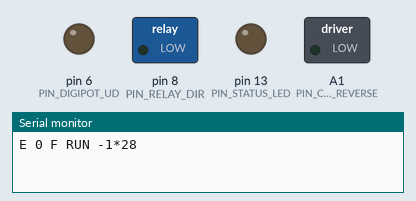
Bench run of a sketch on a simulated Arduino Uno, built with avr-gcc and run on an emulated ATmega328P. Parts: switched loads named in the sketch (green lamp = pin HIGH), output pins drawn as LEDs (lit = HIGH), the last lines printed to the serial monitor. Pins used as bus, display or sensor lines are not drawn.

Above: at 0.25 s.
At 0.6 s:
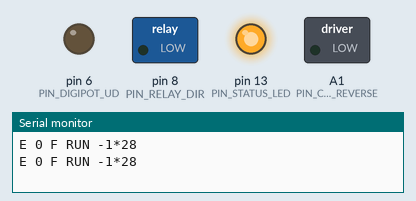
Timing chart, 0 to 2.1 s (numbered marks = the images above):
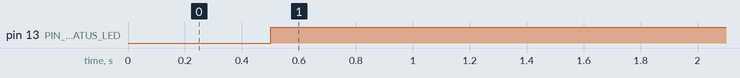

Measured:
- by itself, pin 13 (PIN_STATUS_LED): LOW → HIGH at 0.50 s

The sketch:

engine.ino
```cpp
/*
 * engine.ino  --  Vanchor-NG engine (thrust) board.
 *
 * Role: receive the autopilot's normalized thrust over USB serial and drive a
 * HIJACKED off-the-shelf DC / trolling-motor speed controller, plus a DPDT
 * relay for forward/reverse. We do NOT build a high-current driver here: we tap
 * into a commercial PWM "DC motor speed controller" (the cheap 6-60V boards with
 * a 10k speed knob, or a trolling-motor variable-speed control) and replace its
 * throttle knob with our signal. The big FETs, current sense and heatsink are
 * the bought controller's problem.
 *
 * Protocol: see ../common/vanchor_protocol.h. The Pi sends
 *     CMD <pwm> <dir> <steer>\r\n
 * This board uses <pwm> (0..255) and <dir> (F/R) and ignores <steer>.
 *
 * Safety (mirrors src/vanchor/controller/safety.py):
 *   - soft-start / slew limit on throttle (no slamming the prop),
 *   - reverse dead-time: throttle forced to 0 and held across a direction flip
 *     so the relay only switches with the motor unpowered (make-before-break /
 *     dead-time guard) and the bought ESC isn't shock-reversed,
 *   - serial watchdog: if commands stop, ramp to neutral (stop) and open the
 *     direction relay.
 *
 * ============================ HIJACK METHOD ============================
 * Two options are implemented; pick ONE at compile time via HIJACK_MODE.
 *
 *  (A) HIJACK_DIGIPOT  -- a digital potentiometer wired IN PLACE of the speed
 *      knob. Recommended when the controller's throttle is a 3-wire pot
 *      (top / wiper / bottom). An X9C103 (10k, up/down/cs) or MCP41010 (SPI)
 *      becomes the wiper the controller reads. Cleanest electrical match: the
 *      controller sees exactly what it expects, full 0..100% range, no analog
 *      offset/scaling guesswork. DEFAULT / RECOMMENDED.
 *
 *  (B) HIJACK_PWM_DAC  -- Arduino PWM pin -> RC low-pass filter -> 0..5V analog,
 *      (optionally op-amp buffered) fed into the controller's 0-5V throttle
 *      input. Use when the controller exposes a 0-5V analog throttle (many
 *      e-bike / hoverboard-style controllers) rather than a bare pot. Simpler
 *      wiring but you must match the controller's input impedance (buffer with a
 *      rail-to-rail op-amp like MCP6002 if the input loads the RC filter) and
 *      its full-scale voltage may be <5V (scale THROTTLE_MAX_PWM down).
 *
 * Trade-offs:
 *   DIGIPOT: exact range, monotonic, no analog drift, needs a pot-type input,
 *            3 extra wires (X9C: INC/UD/CS). Slight cost (~$1).
 *   PWM_DAC: works with any 0-5V analog input, 1 pin, but ripple/settling from
 *            the RC filter, needs a buffer if the input draws current, and you
 *            must trim full-scale. Choose when there's no pot to replace.
 *
 * NOTE the bought controller usually has its OWN reverse or it is forward-only.
 * If it has a reverse input, prefer that over our relay (set USE_DIR_RELAY 0 and
 * wire CTRL_REVERSE_PIN to it). Forward-only controllers use the DPDT relay
 * here to swap motor-output polarity -- ALWAYS at zero throttle (dead-time).
 */

#include "../common/vanchor_protocol.h"

// ----------------------------- configuration ------------------------------- //
#define HIJACK_DIGIPOT 1
#define HIJACK_PWM_DAC 2
#ifndef HIJACK_MODE
#define HIJACK_MODE HIJACK_DIGIPOT   // <-- recommended
#endif

// Use the on-board DPDT relay for F/R (forward-only controller). Set 0 if the
// bought controller has its own reverse input wired to CTRL_REVERSE_PIN.
#define USE_DIR_RELAY 1

// ------------------------------- pin map ----------------------------------- //
// (Arduino Nano / Uno, ATmega328P)
#if HIJACK_MODE == HIJACK_DIGIPOT
  // X9C103 digital pot (10k, 100 taps) standing in for the speed knob.
  const uint8_t PIN_DIGIPOT_INC = 5;  // /INC  : pulse to step the wiper
  const uint8_t PIN_DIGIPOT_UD  = 6;  // U/D   : HIGH = up (more throttle)
  const uint8_t PIN_DIGIPOT_CS  = 7;  // /CS   : LOW to select, HIGH latches
#else
  // PWM -> RC -> throttle. Use a 490Hz timer pin; D9 is fine on the 328P.
  const uint8_t PIN_THROTTLE_PWM = 9; // D9 -> 1k + 10uF RC -> (buffer) -> input
#endif

const uint8_t PIN_RELAY_DIR = 8;      // DPDT relay coil (via transistor): LOW=fwd, HIGH=rev
const uint8_t PIN_CTRL_REVERSE = A1;  // optional: drive controller's own reverse (if USE_DIR_RELAY 0)
const uint8_t PIN_STATUS_LED = 13;    // heartbeat / failsafe indicator

// ------------------------------ tuning ------------------------------------- //
// Soft-start / slew: max throttle change per second, expressed in 0..1 units.
// Matches SafetyConfig.max_thrust_slew_per_s (default 1.0 => full range in 1 s).
const float THROTTLE_SLEW_PER_S = 1.0f;

// Reverse dead-time: throttle must rest at ~0 for this long before a direction
// flip is allowed (matches SafetyConfig.reverse_delay_s, default 1.0 s, and the
// SerialMotorController reverse-delay). Guards the relay (make-before-break) and
// the ESC against shock reversal.
const unsigned long REVERSE_DEADTIME_MS = 1000;

// Below this normalized throttle the prop is treated as "stopped" for the
// purpose of the reverse interlock.
const float ZERO_THRUST_EPS = 0.02f;

#if HIJACK_MODE == HIJACK_PWM_DAC
// If the controller's analog throttle full-scale is < 5V, cap the PWM duty so we
// never exceed it. 255 = full 5V. (e.g. a 0-4.2V input -> ~214.)
const uint8_t THROTTLE_MAX_PWM = 255;
const uint8_t THROTTLE_MIN_PWM = 0;   // some controllers have a dead-zone; raise if needed
#endif

// ------------------------------ state -------------------------------------- //
float   g_targetThrottle = 0.0f;  // 0..1 magnitude requested (post reverse-gate)
float   g_appliedThrottle = 0.0f; // 0..1 magnitude currently output (slew-limited)
int8_t  g_targetDir = +1;         // +1 fwd, -1 rev (requested)
int8_t  g_appliedDir = +1;        // +1 fwd, -1 rev (relay actually set)
int8_t  g_lastNonZeroDir = +1;
unsigned long g_zeroSinceMs = 0;  // when throttle last fell to ~0 (for dead-time)
unsigned long g_lastCmdMs = 0;    // last valid CMD (for watchdog)
unsigned long g_lastTickMs = 0;
int     g_lastSeq = -1;           // heartbeat seq of the last parsed CMD (-1 = none)

char    g_line[VANCHOR_LINE_MAX];
uint8_t g_lineLen = 0;

#if HIJACK_MODE == HIJACK_DIGIPOT
int     g_potTap = -1;            // 0..99 current X9C tap (-1 = unknown -> force min)
#endif

// ------------------------- digipot (X9C103) -------------------------------- //
#if HIJACK_MODE == HIJACK_DIGIPOT
// The X9C is stepped, not addressed: pulse INC with U/D set, count taps. We home
// to minimum at boot (step down 100+ times) so g_potTap is known absolutely.
//
// X9C103 NVM store rule (datasheet FN8222):
//   CS rising edge while INC is HIGH  → wiper position stored to NVM (EEPROM)
//   CS rising edge while INC is LOW   → no NVM store (wiper position unchanged in NVM)
// NVM endurance is ~100k cycles; every throttle adjustment would burn one cycle
// if we store on every CS deassertion. To avoid stores, INC must be LOW when CS
// rises. digipotPulse() therefore ends with INC LOW, not HIGH.
static void digipotPulse(bool up) {
  digitalWrite(PIN_DIGIPOT_UD, up ? HIGH : LOW);
  delayMicroseconds(3);
  // Bring INC HIGH first (idle level). If it was already HIGH this is a no-op
  // write; no wiper move on a LOW→HIGH edge. If it was LOW (e.g. from a prior
  // call), this restores it cleanly before the active falling edge.
  digitalWrite(PIN_DIGIPOT_INC, HIGH);
  delayMicroseconds(3);
  digitalWrite(PIN_DIGIPOT_INC, LOW);   // wiper moves on this HIGH→LOW falling edge
  delayMicroseconds(3);
  // Leave INC LOW so that the caller can raise CS without triggering an NVM store.
}

static void digipotHome() {
  digitalWrite(PIN_DIGIPOT_CS, LOW);
  for (int i = 0; i < 110; i++) digipotPulse(false);  // slam to minimum
  // After the last digipotPulse(), INC is LOW. CS rising with INC LOW → no NVM store.
  digitalWrite(PIN_DIGIPOT_CS, HIGH);
  g_potTap = 0;
}

// Move the wiper toward 'tap' (0..99). Only the steps needed are pulsed.
static void digipotSet(int tap) {
  if (tap < 0) tap = 0;
  if (tap > 99) tap = 99;
  if (g_potTap < 0) digipotHome();
  if (tap == g_potTap) return;
  digitalWrite(PIN_DIGIPOT_CS, LOW);
  while (g_potTap < tap) { digipotPulse(true);  g_potTap++; }
  while (g_potTap > tap) { digipotPulse(false); g_potTap--; }
  // After the last digipotPulse(), INC is LOW. CS rising with INC LOW → no NVM store.
  digitalWrite(PIN_DIGIPOT_CS, HIGH);
}
#endif

// --------------------------- throttle output ------------------------------- //
static void writeThrottle(float mag01) {
  if (mag01 < 0) mag01 = 0;
  if (mag01 > 1) mag01 = 1;
#if HIJACK_MODE == HIJACK_DIGIPOT
  digipotSet((int)(mag01 * 99.0f + 0.5f));
#else
  int duty = THROTTLE_MIN_PWM +
             (int)(mag01 * (THROTTLE_MAX_PWM - THROTTLE_MIN_PWM) + 0.5f);
  analogWrite(PIN_THROTTLE_PWM, duty);
#endif
}

// --------------------------- direction output ------------------------------ //
static void writeDirection(int8_t dir) {
#if USE_DIR_RELAY
  // Relay must only switch at zero throttle (caller guarantees the dead-time).
  digitalWrite(PIN_RELAY_DIR, dir < 0 ? HIGH : LOW);
#else
  digitalWrite(PIN_CTRL_REVERSE, dir < 0 ? HIGH : LOW);
#endif
  g_appliedDir = dir;
}

// ------------------------------- setup ------------------------------------- //
void setup() {
  Serial.begin(VANCHOR_BAUD);

  pinMode(PIN_RELAY_DIR, OUTPUT);
  pinMode(PIN_CTRL_REVERSE, OUTPUT);
  pinMode(PIN_STATUS_LED, OUTPUT);
  digitalWrite(PIN_RELAY_DIR, LOW);     // forward
  digitalWrite(PIN_CTRL_REVERSE, LOW);

#if HIJACK_MODE == HIJACK_DIGIPOT
  pinMode(PIN_DIGIPOT_INC, OUTPUT);
  pinMode(PIN_DIGIPOT_UD, OUTPUT);
  pinMode(PIN_DIGIPOT_CS, OUTPUT);
  // After pinMode(), Arduino output pins default LOW. Bring INC LOW before raising
  // CS so the initial CS LOW→HIGH transition doesn't trigger an NVM store.
  digitalWrite(PIN_DIGIPOT_INC, LOW);
  digitalWrite(PIN_DIGIPOT_CS, HIGH);   // deselect; INC is LOW → no NVM store
  digipotHome();                        // known throttle = 0 at boot
#else
  pinMode(PIN_THROTTLE_PWM, OUTPUT);
  analogWrite(PIN_THROTTLE_PWM, 0);
#endif

  writeThrottle(0.0f);
  writeDirection(+1);
  g_lastCmdMs = millis();
  g_lastTickMs = millis();
  g_zeroSinceMs = millis();
}

// --------------------------- command parsing ------------------------------- //
static void onCommand(int pwm, char dir, int /*steer ignored*/) {
  g_targetThrottle = (float)pwm / 255.0f;
  g_targetDir = (dir == 'R') ? -1 : +1;
  g_lastCmdMs = millis();
}

static void pollSerial() {
  while (Serial.available() > 0) {
    char c = (char)Serial.read();
    if (c == '\n' || c == '\r') {
      if (g_lineLen > 0) {
        g_line[g_lineLen] = '\0';
        int pwm, steer, seq; char dir;
        // Protocol v2: verify + strip the *HH CRC before parsing. A corrupted
        // (or, with VANCHOR_REQUIRE_CRC, CRC-less) line is dropped whole; the
        // watchdog holds the safe state if that persists.
        if (vanchorAcceptLine(g_line) && vanchorParseCmd(g_line, &pwm, &dir, &steer, &seq)) {
          onCommand(pwm, dir, steer);
          g_lastSeq = seq;              // echo this back in the E status line
        }
      }
      g_lineLen = 0;
    } else if (g_lineLen < VANCHOR_LINE_MAX - 1) {
      g_line[g_lineLen++] = c;
    } else {
      g_lineLen = 0;  // overflow -> drop line
    }
  }
}

// ------------------------ control update (per tick) ------------------------ //
// Returns the magnitude (0..1) we are allowed to command after the reverse
// dead-time interlock, and updates g_appliedDir when a flip is permitted.
static float gateReverseAndDirection(float requestedMag, int8_t requestedDir, unsigned long now) {
  bool nearZero = (g_appliedThrottle <= ZERO_THRUST_EPS);
  if (nearZero) {
    if (g_zeroSinceMs == 0) g_zeroSinceMs = now;
  } else {
    g_zeroSinceMs = 0;
  }

  bool flip = (requestedDir != g_appliedDir);
  if (!flip) {
    if (requestedMag > ZERO_THRUST_EPS) g_lastNonZeroDir = requestedDir;
    return requestedMag;
  }

  // A direction change is requested. Force throttle to 0 and wait out the
  // dead-time at ~zero before switching the relay/controller-reverse.
  if (!nearZero) return 0.0f;                       // spin down first
  unsigned long rested = (g_zeroSinceMs == 0) ? 0 : (now - g_zeroSinceMs);
  if (rested < REVERSE_DEADTIME_MS) return 0.0f;    // hold at stop, keep waiting

  // Dead-time satisfied and throttle is ~0: switch direction now (relay makes
  // before break inherently because the motor is unpowered), then ramp up.
  writeDirection(requestedDir);
  g_lastNonZeroDir = requestedDir;
  return requestedMag;
}

static void updateControl() {
  unsigned long now = millis();
  float dt = (now - g_lastTickMs) / 1000.0f;
  if (dt <= 0) dt = 0.001f;
  g_lastTickMs = now;

  // --- watchdog failsafe: no valid CMD -> ramp to neutral, open direction --- //
  bool failsafe = (now - g_lastCmdMs) > VANCHOR_WATCHDOG_MS;
  float wantMag = failsafe ? 0.0f : g_targetThrottle;
  int8_t wantDir = failsafe ? g_appliedDir : g_targetDir;  // don't flip in failsafe; just stop

  // --- reverse dead-time + direction switching --- //
  float allowedMag = gateReverseAndDirection(wantMag, wantDir, now);

  // --- soft-start / slew limit on throttle magnitude --- //
  float maxStep = THROTTLE_SLEW_PER_S * dt;
  float delta = allowedMag - g_appliedThrottle;
  if (delta >  maxStep) delta =  maxStep;
  if (delta < -maxStep) delta = -maxStep;
  g_appliedThrottle += delta;
  if (g_appliedThrottle < 0) g_appliedThrottle = 0;
  if (g_appliedThrottle > 1) g_appliedThrottle = 1;

  writeThrottle(g_appliedThrottle);

  // --- status LED: solid in failsafe, heartbeat blink otherwise --- //
  if (failsafe) digitalWrite(PIN_STATUS_LED, HIGH);
  else digitalWrite(PIN_STATUS_LED, (now / 500) & 1);

  // --- optional applied-state ack for debugging (see protocol header) --- //
  static unsigned long lastReport = 0;
  if (now - lastReport >= 200) {
    lastReport = now;
    int pwmOut =
#if HIJACK_MODE == HIJACK_DIGIPOT
        (int)(g_appliedThrottle * 255.0f + 0.5f);
#else
        THROTTLE_MIN_PWM + (int)(g_appliedThrottle * (THROTTLE_MAX_PWM - THROTTLE_MIN_PWM) + 0.5f);
#endif
    const char *st = failsafe ? "FAILSAFE"
                   : (allowedMag < wantMag - 0.001f) ? "REVDELAY"
                   : (g_appliedThrottle + 0.001f < allowedMag) ? "SOFTSTART"
                   : "RUN";
    // Build the whole line in a buffer so the *HH CRC covers it (v2).
    char fb[VANCHOR_LINE_MAX];
    snprintf(fb, sizeof fb, "E %d %c %s %d",
             pwmOut, g_appliedDir < 0 ? 'R' : 'F', st, g_lastSeq);
    vanchorAppendCrc(fb, sizeof fb);
    Serial.print(fb);
    Serial.print("\r\n");
  }
}

// ------------------------------- loop -------------------------------------- //
void loop() {
  pollSerial();
  updateControl();
}
```
